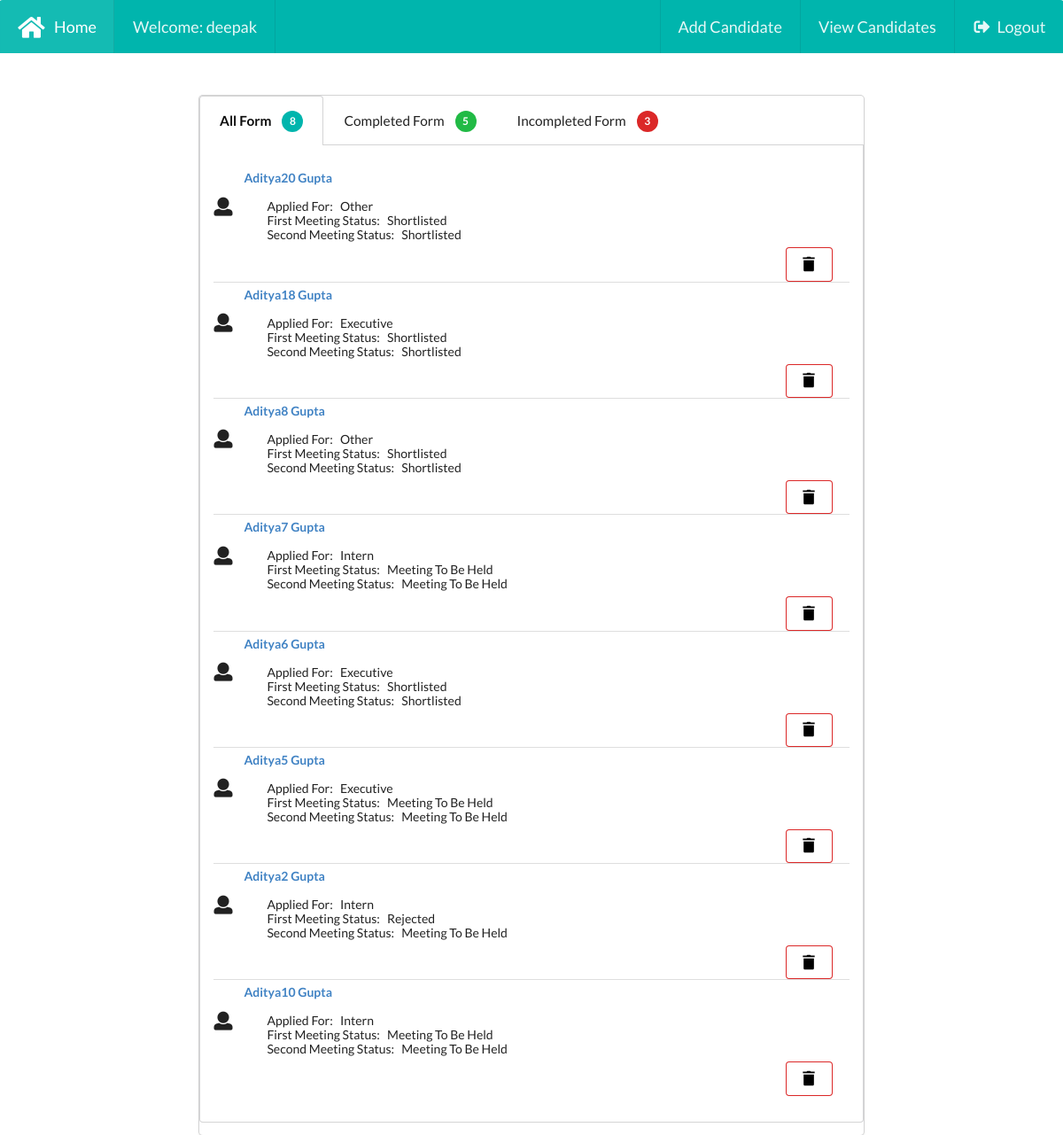
The page /candidatelist (signed in) on the database its author committed.
### addcandidate/models.py (models this page shows)
class Recruitment(models.Model):
    HR = models.ForeignKey(User, on_delete=models.CASCADE)
    first_name = models.CharField(max_length=50)
    middle_name = models.CharField(max_length=50, blank=True, null=True)
    last_name = models.CharField(max_length=50, blank=True, null=True)
    contact_number = models.CharField(max_length=13, unique=True)
    linkedin_link = models.URLField(max_length=200, unique=True, blank=True)
    resume = models.FileField(upload_to='resume/', blank=True, null=True)
    state = models.CharField(max_length=50)
    city = models.CharField(max_length=50)
    date_called = models.DateField(default=timezone.now)
    time_called = models.TimeField()
    role = models.ForeignKey(Role, on_delete=models.CASCADE)
    position = models.CharField(max_length=50, choices=Constants.POSITION)
    other_role = models.CharField(max_length=50, blank=True)
    other_position = models.CharField(max_length=50, blank=True)
    first_param_val = models.CharField(max_length=50, choices=Constants.PARAMETER_VALUES)
    second_param_val = models.CharField(max_length=50, choices=Constants.PARAMETER_VALUES)
    third_param_val = models.CharField(max_length=50, choices=Constants.PARAMETER_VALUES)
    fourth_param_val = models.CharField(max_length=50, choices=Constants.PARAMETER_VALUES)
    attitude = models.ManyToManyField(Attitude)
    positive_notes = models.TextField(blank=True)
    negative_notes = models.TextField(blank=True)
    additional_notes = models.TextField(blank=True)
    source = models.CharField(max_length=50, choices=Constants.SOURCE)
    other_source = models.CharField(max_length=50, blank=True)
    first_meeting_status = models.CharField(max_length=50, choices=Constants.MEETING_STATUS)
    additional_notes_on_first_meeting = models.TextField(blank=True)
    interview_date = models.DateField(blank=True, default=None, null=True)
    interview_time = models.TimeField(blank=True, default=None, null=True)
    second_meeting_status = models.CharField(max_length=50, choices=Constants.MEETING_STATUS, blank=True, null=True)
    additional_notes_on_second_meeting = models.TextField(blank=True, null=True)
    more_meetings = models.ManyToManyField(ExtraMeeting, blank=True)
    aadhar = models.FileField(upload_to='aadhar/', blank=True, null=True)
    email = models.EmailField(max_length=254, blank=True, null=True)

### addcandidate/views.py (the view, shortened to what this page needs)
# urls.py: path('candidatelist', views.list_candidate, name='listcandidate'),
@login_required
def list_candidate(request):
    if request.user.is_superuser:
        completed_recruitment_forms = Recruitment.objects.filter(Q(first_meeting_status="rejected")  | Q(second_meeting_status="shortlisted") | Q(second_meeting_status="rejected")).order_by('-pk')
        incompleted_recruitment_forms = Recruitment.objects.filter(~(Q(first_meeting_status="rejected")  | Q(second_meeting_status="shortlisted") | Q(second_meeting_status="rejected"))).order_by('-pk')
        all_recruitment_forms = Recruitment.objects.all().order_by('-pk')
    print(completed_recruitment_forms)
    print(incompleted_recruitment_forms)
    print(all_recruitment_forms)
    context = {
        'completed_recruitment_forms': completed_recruitment_forms,
        'incompleted_recruitment_forms': incompleted_recruitment_forms,
        'all_recruitment_forms': all_recruitment_forms
    }
    return render(request, 'addcandidate/listcandidate.html', context)

### templates/addcandidate/listcandidate.html (shortened to what this page needs)
{% extends 'addcandidate/base.html' %}
{% load staticfiles %}
{% load custom_tags %}
{% block body_block %}
<div class="ui stackable doubling centered card right floated"
         style="margin: auto;
                margin-top: 4%;
                min-width: 750px;">
    <div class="ui top attached tabular menu">
        <a class= "active item" data-tab="allform">
            All Form <div class="ui teal circular label">{{all_recruitment_forms|length}}</div>
        </a>
        <a class= "item" data-tab="completedform">
            Completed Form <div class="ui green circular label">{{completed_recruitment_forms|length}}</div>
        </a>
        <a class="item" data-tab="incompletedform">
            Incompleted Form <div class="ui red circular label">{{incompleted_recruitment_forms|length}}</div>
        </a>
    </div>
    <div class="ui bottom attached active tab segment" data-tab="allform">
    <div class="ui vertical segment">
    <div class="ui relaxed divided list">
        {% for candidate in all_recruitment_forms %}
            <div class="item">
                <i class="large user middle aligned icon"></i>
                <div class="content">
                    <a class="header" href="{% url 'addcandidate:viewcandidate' pk=candidate.pk %}">{{candidate.first_name}} {{candidate.last_name}}</a>
                    <br>
                    <div class="short_description" style="padding-left: 26px;">
                        <div class="position">Applied For:&nbsp&nbsp {{candidate.get_position_display}}</div>
                        <div class="fms">First Meeting Status:&nbsp&nbsp {{candidate.get_first_meeting_status_display}}</div>
                        <div class="sms">Second Meeting Status:&nbsp&nbsp {{candidate.get_second_meeting_status_display}}</div>
                    </div>
                </div>
            </div>
            <form method="post" action="{% url 'addcandidate:deletecandidate' %}" class="ui form" role="form">
                <button class="mini ui negative basic button" type="button" onclick="requestModal({{candidate.pk}})" style="margin-left:90%"><svg xmlns="http://www.w3.org/2000/svg" x="0px" y="0px"
                                                            width="20" height="20" viewBox="0 0 24 24" style=" fill:#000;"><path d="M 10 2 L 9 3 L 4 3 L 4 5 L 7 5 L 17 5 L 20 5 L 20 3 L 15 3 L 14 2 L 10 2 z M 5 7 L 5 20 C 5 21.1 5.9 22 7 22 L 17 22 C 18.1 22 19 21.1 19 20 L 19 7 L 5 7 z"></path></svg></button>
                </form>
        {% endfor %}
    </div>
    </div>
    </div>
</div>
{% endblock %}

### templates/addcandidate/base.html (shortened to what this page needs)
<!DOCTYPE html>
{% load staticfiles %}
<html lang="en">
<head>
    <link rel="stylesheet" href="https://cdnjs.cloudflare.com/ajax/libs/semantic-ui/2.4.1/semantic.min.css"/>
    <link rel="stylesheet" href="{% static 'css/style.css' %}">
</head>
<body>
    <div class="ui stackable massive inverted teal top attached menu" id="navbar">
        <a class="item" href="{% url 'addcandidate:home' %}">
            <i class="ui active inverted large home icon"></i>
            Home
        </a>
        {% if user.is_authenticated %}
            <div class="item">
                    Welcome: {{user.username}}
            </div>
        {% endif %}
        <div class="right inverted menu">
            {% if user.is_authenticated %}
                <a class="item" href="{% url 'addcandidate:addcandidate' %}">
                    Add Candidate
                </a>
                <a class="item" href="{% url 'addcandidate:listcandidate' %}">
                    View Candidates
                </a>
                <a class="right item" href="{% url 'addcandidate:logout' %}">
                    <i class="ui inverted sign out icon"></i>
                    Logout
                </a>
            {% else %}
                <a class="right item" href="{% url 'addcandidate:user_login' %}">
                    <i class="ui inverted sign out icon"></i>
                    Login
                </a>
            {% endif %}
        </div>
    </div>
<div class="container">
    {% block body_block %}{% endblock %}
</div>
</body>
</html>

### static/css/style.css (style rules this page uses)
.ui.form { font-size:1.1rem; }
.ui.stackable .top { font-size:1.1rem; }
.ui.stackable .bottom { font-size:1.1rem; }

### rows shown on the page
Recruitment: first_name "Aditya20", last_name "Gupta", position "Other", first_meeting_status "Shortlisted", second_meeting_status "Shortlisted"
Recruitment: first_name "Aditya18", last_name "Gupta", position "Executive", first_meeting_status "Shortlisted", second_meeting_status "Shortlisted"
Recruitment: first_name "Aditya8", last_name "Gupta", position "Other", first_meeting_status "Shortlisted", second_meeting_status "Shortlisted"
Recruitment: first_name "Aditya7", last_name "Gupta", position "Intern", first_meeting_status "Meeting To Be Held", second_meeting_status "Meeting To Be Held"
Recruitment: first_name "Aditya6", last_name "Gupta", position "Executive", first_meeting_status "Shortlisted", second_meeting_status "Shortlisted"
Recruitment: first_name "Aditya5", last_name "Gupta", position "Executive", first_meeting_status "Meeting To Be Held", second_meeting_status "Meeting To Be Held"
Recruitment: first_name "Aditya2", last_name "Gupta", position "Intern", first_meeting_status "Rejected", second_meeting_status "Meeting To Be Held"
Recruitment: first_name "Aditya10", last_name "Gupta", position "Intern", first_meeting_status "Meeting To Be Held", second_meeting_status "Meeting To Be Held"

### other values the page prints
{{ user.username }} "deepak"
{{ all_recruitment_forms|length }} "8"
{{ completed_recruitment_forms|length }} "5"
{{ incompleted_recruitment_forms|length }} "3"
